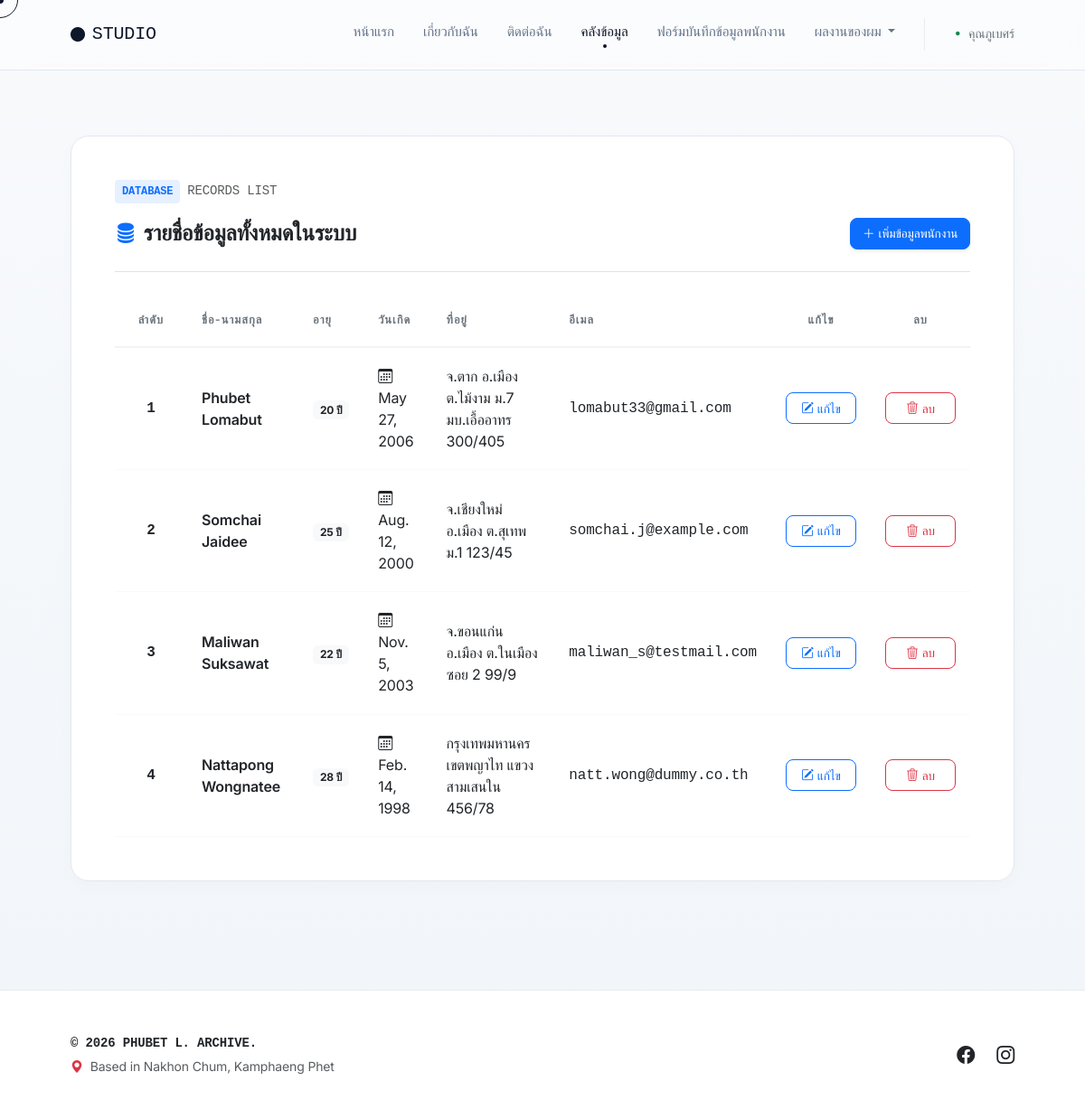
Screenshot of /database/ with the database file from the repository.
### myapp/models.py (models this page shows, shortened)
class Person(models.Model):
    name = models.CharField(max_length=100)
    age = models.IntegerField()
    date_of_birth = models.DateField()
    address = models.CharField(max_length=200)
    email = models.EmailField()

### myapp/views.py (the view)
# urls.py: path('database/', views.person_list, name='person_list'), # 🚀 เส้นทางของหน้าคลังข้อมูลใหม่
def person_list(request):
    all_persons = Person.objects.all()
    context = {
        'persons': all_persons
    }
    return render(request, 'person_list.html', context)

### myapp/templates/person_list.html (shortened to what this page needs)
{% extends 'basetemplate.html' %}
{% load static %}
{% block active_database %}active{% endblock %}
{% block extra_css %}
<link rel="stylesheet" href="https://cdn.jsdelivr.net/npm/bootstrap-icons@1.11.3/font/bootstrap-icons.min.css">
{% endblock %}
{% block content %}
<div class="container px-4 px-lg-5 my-5 py-4">
    <div class="row g-4" data-aos="fade-up">
        <div class="col-12">
            <div class="card-minimal p-4 p-md-5">
                <div class="d-flex align-items-center gap-2 mb-3">
                    <span class="bg-primary bg-opacity-10 text-primary font-monospace px-2 py-1 rounded-1 fw-bold" style="font-size: 0.75rem;">DATABASE</span>
                    <span class="text-muted small font-monospace">RECORDS LIST</span>
                </div>
                <div class="d-flex flex-column flex-sm-row justify-content-between align-items-sm-center gap-3 mb-4 border-bottom pb-4">
                    <h4 class="fw-bold tracking-tight text-dark mb-0">
                        <i class="bi bi-database-fill text-primary me-2"></i>รายชื่อข้อมูลทั้งหมดในระบบ
                    </h4>
                    <a href="{% url 'form_view' %}" class="btn btn-primary btn-action shadow-sm d-inline-flex align-items-center gap-1">
                        <i class="bi bi-plus-lg"></i> เพิ่มข้อมูลพนักงาน
                    </a>
                </div>
                <div class="table-responsive">
                    <table class="table table-borderless table-minimal align-middle mb-0">
                        <thead>
                            <tr>
                                <th style="width: 80px;" class="text-center">ลำดับ</th>
                                <th>ชื่อ-นามสกุล</th>
                                <th>อายุ</th>
                                <th>วันเกิด</th>
                                <th>ที่อยู่</th>
                                <th>อีเมล</th>
                                <th class="text-center" style="width: 110px;">แก้ไข</th>
                                <th class="text-center" style="width: 110px;">ลบ</th>
                            </tr>
                        </thead>
                        <tbody>
                            {% for person in persons %}
                            <tr>
                                <td class="font-monospace text-dark text-center fw-bold">{{ forloop.counter }}</td>
                                <td class="fw-semibold text-dark">{{ person.name }}</td>
                                <td><span class="badge bg-light text-dark px-2.5 py-1.5 rounded-2">{{ person.age }} ปี</span></td>
                                <td class="text-dark"><i class="bi bi-calendar3 me-1.5"></i>{{ person.date_of_birth }}</td>
                                <td class="text-dark">{{ person.address }}</td>
                                <td class="font-monospace text-dark">{{ person.email }}</td>
                                <td class="text-center">
                                    <a href="{% url 'edit' person.id %}" class="btn btn-sm btn-outline-primary btn-action w-100 d-inline-flex align-items-center justify-content-center gap-1">
                                        <i class="bi bi-pencil-square"></i> แก้ไข
                                    </a>
                                </td>
                                <td class="text-center">
                                    <a href="{% url 'delete' person.id %}" class="btn btn-sm btn-outline-danger btn-action w-100 d-inline-flex align-items-center justify-content-center gap-1" onclick="return confirm('คุณต้องการลบข้อมูลของ {{ person.name }} ใช่หรือไม่?');">
                                        <i class="bi bi-trash3"></i> ลบ
                                    </a>
                                </td>
                            </tr>
                            {% endfor %}
                        </tbody>
                    </table>
                </div>
            </div>
        </div>
    </div>
</div>
{% endblock %}

### myapp/templates/basetemplate.html (style rules this page uses)
:root { --bg-main: #f8fafc; --text-dark: #0f172a; --text-muted: #64748b; --border-color: #e2e8f0; --accent-color: #0f172a; }
body { background-color: var(--bg-main); color: var(--text-dark); font-family: 'Inter', 'Sarabun', sans-serif; letter-spacing: -0.01em; overflow-x: hidden; position: relative; cursor: none; }
.card-minimal { background: #ffffff !important; border: 1px solid var(--border-color) !important; border-radius: 20px !important; box-shadow: 0 4px 20px rgba(15, 23, 42, 0.02) !important; transition: border-color 0.4s ease; cursor: none; }
a, button, input, textarea { cursor: none !important; }

### myapp/templates/person_list.html (style rules this page uses)
.card-minimal { background: #ffffff; border: 1px solid rgba(0, 0, 0, 0.05); border-radius: 16px; box-shadow: 0 4px 20px rgba(0, 0, 0, 0.02); }
.table-minimal th { border-bottom: 2px solid #f1f3f5 !important; color: #6c757d; font-weight: 600; font-size: 0.8rem; letter-spacing: 0.08em; text-transform: uppercase; padding: 1.2rem 1rem !important; }
.table-minimal td { border-bottom: 1px solid #f8f9fa !important; vertical-align: middle; color: #343a40; padding: 1.2rem 1rem !important; transition: all 0.2s ease; }
.btn-action { border-radius: 8px; font-size: 0.85rem; font-weight: 500; padding: 0.4rem 0.8rem; transition: transform 0.2s, box-shadow 0.2s; }

### rows the page displays
Person: name "Phubet Lomabut", age "20", date_of_birth "May 27, 2006", address "จ.ตาก อ.เมือง ต.ไม้งาม ม.7 มบ.เอื้ออาทร 300/405", email "lomabut33@gmail.com"
Person: name "Somchai Jaidee", age "25", date_of_birth "Aug. 12, 2000", address "จ.เชียงใหม่ อ.เมือง ต.สุเทพ ม.1 123/45", email "somchai.j@example.com"
Person: name "Maliwan Suksawat", age "22", date_of_birth "Nov. 5, 2003", address "จ.ขอนแก่น อ.เมือง ต.ในเมือง ซอย 2 99/9", email "maliwan_s@testmail.com"
Person: name "Nattapong Wongnatee", age "28", date_of_birth "Feb. 14, 1998", address "กรุงเทพมหานคร เขตพญาไท แขวงสามเสนใน 456/78", email "natt.wong@dummy.co.th"
